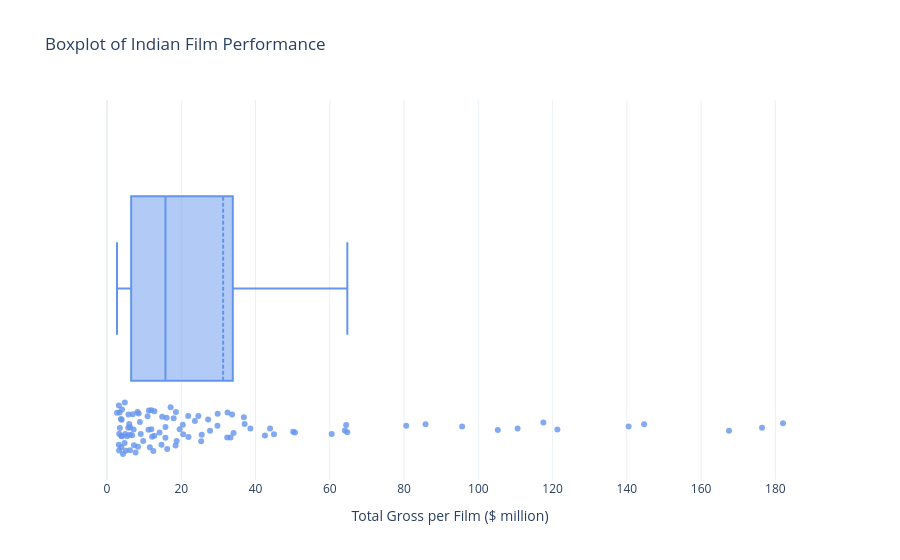

The code cell stored with this chart in its notebook:
### Markdown cell above
Since the industry is often shaped by a few major blockbusters, I wanted to avoid making any biased assumptions based on those titles alone. To do that, I began by examining the full distribution of film performance rather than jumping straight to the biggest hits. The boxplot of total gross per film makes the imbalance in the market very clear.\
-> Most titles sit tightly in a low range, while a long tail of outliers stretches far above the median. This shows that the typical film earns modestly, and only a small group of titles is responsible for lifting the entire market.

### Code cell
# Boxplot
film_gross = (
    df.groupby("title", as_index=False)["gross_today"].sum()
      .rename(columns={"gross_today": "total_gross"})
)
film_gross["total_gross"] = film_gross["total_gross"] / 1e6  # convert to millions

# Plot
fig = px.box(
    film_gross,
    x="total_gross",         
    points="all",           
    hover_data=["title"],   
    labels={"total_gross": "Total Gross per Film ($ million)"},
    title="Boxplot of Indian Film Performance",
    color_discrete_sequence=["cornflowerblue"]
)

fig.update_traces(
    hovertemplate="<b>%{x:.2f}M</b><br>Film: %{customdata[0]}<extra></extra>",
    marker=dict(opacity=0.8, size=6),
    boxmean=True
)

fig.update_layout(
    template="plotly_white",
    yaxis=dict(visible=False),   # hide empty y-axis (no categorical axis)
    hoverlabel=dict(bgcolor="white", font_size=12)
)

fig.show()

### Figure 1 — Plotly figure (JSON) as saved in the notebook; plotly's stock layout.template omitted (floating-point values rounded to 4 significant figures)
{"data": [{"alignmentgroup": "True", "boxmean": true, "boxpoints": "all", "customdata": [[" HIT: The Third Case"], ["#Single"], ["Akaal: The Unconquered"], ["Alappuzha Gymkhana"], ["Azaad"], ["Baaghi 4"], ["Baahubali : The Epic"], ["Badnaam"], ["Bazooka"], ["Bhool Chuk Maaf"], ["Bison"], ["Bromance"], ["Chal Mera Putt 4"], ["Chhaava"], ["Coolie"], ["Court - State Vs. a Nobody"], ["Daaku Maharaaj"], ["Dakuaan Da Munda 3"], ["Deva"], ["Dhadak 2"], ["Dies Irae"], ["Dominic and the Ladies Purse"], ["Dragon"], ["Dude"], ["Ek Deewane Ki Deewaniyat"], ["Emergency"], ["Enna Nu Rehna Sehna Nai Aaunda"], ["Game Changer"], ["Godday Godday Chaa 2"], ["Good Bad Ugly"], ["Guru Nanak Jahaz"], ["Hari Hara Veera Mallu: Part 1"], ["Hoshiar Singh"], ["Housefull 5"], ["Hridayapoorvam"], ["Identity"], ["Idly Kadai"], ["Ikk Kudi"], ["Jaat"], ["Jolly LLB 3"], ["Kadhalikka Neramillai"], ["Kannappa"], ["Kantara A Legend: Chapter 1"], ["Kesari Chapter 2: The Untold Story of Jallianwala Bagh"], ["Kingdom"], ["Kuberaa"], ["L2: Empuraan"], ["Little Hearts"], ["Lokah Chapter One: Chandra"], ["Maa"], ["Maa Jaye"], ["Maalik"], ["Mad Square"], ["Madhaniyan"], ["Madharaasi"], ["Mahavatar Narsimha"], ["Majhail"], ["Metro... In Dino"], ["Mirai"], ["Mr. & Mrs. 420 Again"], ["Narivetta"], ["Nikka Zaildar 4 "], ["Nilavuku En Mel Ennadi Kobam"], ["Noah's Ark"], ["OG (2025)"], ["Officer On Duty"], ["Param Sundari"], ["Phaphey Kuttniyan"], ["Ponman"], ["Raid 2"], ["Rekhachitram"], ["Retro"], ["Rifle Club"], ["Saiyaara"], ["Sankranthiki Vasthunam"], ["Sarbala Ji"], ["Sardaar Ji 3"], ["Saunkan Saunkanay 2"], ["Shaunki Sardar"], ["Sikandar"], ["Sitaare Zameen Par"], ["Six Each"], ["Sky Force"], ["Son of Sardaar 2"], ["Soohe Ve Cheere Waleya"], ["Su from So"], ["Sunny Sanskari Ki Tulsi Kumari"], ["Telusu Kada"], ["Thalaivan Thalaivii"], ["Thamma"], ["Thandel"], ["The Bengal Files"], ["The Diplomat"], ["The Fall (2008) 4K RE: 2025"], ["Thudarum"], ["Thug Life"], ["Tourist Family"], ["Veera Dheera Sooran: Part 2"], ["VidaaMuyarchi"], ["War 2"]], "hovertemplate": "<b>%{x:.2f}M</b><br>Film: %{customdata[0]}<extra></extra>", "legendgroup": "", "marker": {"color": "cornflowerblue", "opacity": 0.8, "size": 6}, "name": "", "notched": false, "offsetgroup": "", "orientation": "h", "showlegend": false, "type": "box", "x": [27.75, 3.246, 37.06, 12.14, 4.062, 12.48, 12.77, 6.198, 5.045, 8.529, 4.301, 3.877, 117.5, 167.5, 144.6, 9.082, 16.04, 6.947, 29.74, 3.99, 18.47, 8.853, 20.42, 14.16, 18.56, 5.384, 3.462, 33.28, 7.272, 38.62, 64.72, 17.13, 11.93, 85.78, 25.36, 6.232, 11.95, 8.355, 24.6, 50.12, 4.896, 4.728, 182.0, 64.4, 21.94, 21.86, 140.5, 8.21, 95.63, 5.73, 6.771, 4.799, 15.74, 3.398, 17.95, 64.06, 12.74, 15.75, 32.36, 3.193, 6.147, 16.21, 3.96, 7.163, 60.51, 14.86, 27.23, 3.179, 3.281, 44.96, 23.67, 18.75, 7.702, 176.4, 36.86, 33.68, 121.3, 42.54, 5.977, 50.62, 110.6, 20.52, 25.51, 11.52, 3.745, 14.68, 29.8, 2.692, 10.92, 34.08, 11.16, 5.769, 9.749, 3.861, 80.58, 43.92, 19.56, 11.28, 32.47, 105.2], "x0": " ", "xaxis": "x", "y0": " ", "yaxis": "y"}], "layout": {"boxmode": "group", "hoverlabel": {"bgcolor": "white", "font": {"size": 12}}, "legend": {"tracegroupgap": 0}, "title": {"text": "Boxplot of Indian Film Performance"}, "xaxis": {"anchor": "y", "domain": [0, 1], "title": {"text": "Total Gross per Film ($ million)"}}, "yaxis": {"anchor": "x", "domain": [0, 1], "visible": false}}}
